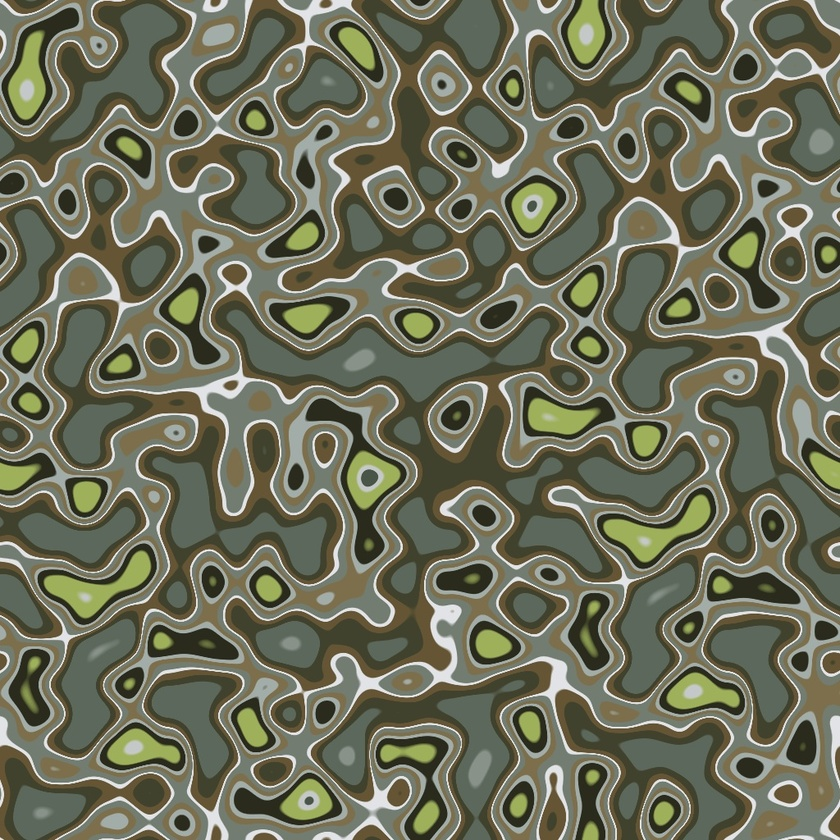
#> input picture example/bamboo_forest.camo.12.1024.jpg, 840 x 840 px, shrunk from 1024 x 1024 before the run
$ python make_camo.py -i example/bamboo_forest.camo.12.1024.jpg
#> lines starting #> are read from the running program, lines starting #| are printed output that depends on the picture
### cluster_image.py
import numpy as np
import cv2
from sklearn.cluster import KMeans

from typing import Tuple

def cluster_img_colors(
        img: np.ndarray,
        num_clusters: int,
) -> Tuple[np.ndarray, np.ndarray, np.ndarray]:
    """Here is a lovely empty docstring
    """
    kmeans = KMeans(n_clusters=num_clusters)
    kmeans.fit(img.reshape((-1, 3)))
    buckets = kmeans.predict(img.reshape((-1, 3)))
    colors = kmeans.cluster_centers_
    reduced = colors[buckets, :]
    palette = colors[sorted(buckets), :][::img.shape[0], :].reshape((-1, 1, 3))
    palette = np.hstack([palette for i in range(img.shape[1] // 5)])
    return colors, reduced.reshape(img.shape), palette

# [23 lines that do not run on import are left out]

### make_camo.py
import numpy as np
import cv2
from cluster_image import cluster_img_colors
from perlin_noise import PerlinNoise
from typing import Optional


def make_camo_patch(
        palette: np.ndarray,
        size: int,
        octaves: int = 15,
        seed: Optional[int] = None,
) -> np.ndarray:
    """Makes a tileable camo patch from a palette.
    """
    palette = cv2.filter2D(palette, -1, np.ones((25,1))) / 25
    palette = np.array(np.clip(palette, 0, 255), dtype=np.uint8)
    xs = np.linspace(0,1,size)
    ys = np.linspace(0,1,size)
    noise = PerlinNoise(octaves=octaves, seed=seed)
    print("About to create big perlin noise image")
    lookups = np.array(
        [[noise([x, y], tile_sizes=[1,1]) for x in xs]
         for y in ys
         ]
    )
    print("Created big perlin noise image")
    lookup_inv_cdf = np.array(sorted(lookups.reshape((-1,)).tolist()))
    lookup_approx_cdf = np.polyfit(
        lookup_inv_cdf,
        np.linspace(0.0, 1.0, lookup_inv_cdf.shape[0]),
        deg=6
    )
    lookups = np.polyval(lookup_approx_cdf, lookups)
    print("Fit and applied cdf polynomial to perlin noise range")
    range = [np.min(lookups), np.max(lookups)]
    lookups = palette.shape[0] * (lookups - range[0]) / (range[1] - range[0])
    lookups = np.array(
        np.clip(
            np.round(lookups), 0, palette.shape[0] - 1),
        dtype='int',
    )
    colors = palette[lookups, 0, :]
    return colors

if __name__ == "__main__":
    import argparse
    from pathlib import Path
    parser = argparse.ArgumentParser()
    parser.add_argument('--input', '-i',
                        type=Path,
                        help="input image file")
    parser.add_argument('--size', '-s',
                        type=int,
                        default=256,
                        required=False,
                        help="Output camo image dimensions")
    parser.add_argument('--seed',
                        type=int,
                        required=False,
                        default=None,
                        help="Seed for perlin noise")
    parser.add_argument('--octaves',
                        type=int,
                        required=False,
                        default=15,
                        help="Octaves for perlin noise")
    parser.add_argument('--num-clusters', '-n',
                        type=int,
                        default=5,
                        help="Number of clusters")
    args = parser.parse_args()
    img = cv2.imread(str(args.input))
#> img is the input picture: shape (840, 840, 3); mean B, G, R 90, 110.8, 109.3
    colors, reduced, pal = cluster_img_colors(
        img,
        num_clusters = args.num_clusters,
    )
#> in cluster_img_colors, `palette = colors[sorted(buckets), :][::img.shape[0], :].reshape((-1, 1..`: palette = 840 rows, first 8: [39.64, 59.03, 58.5], [39.64, 59.03, 58.5], [39.64, 59.03, 58.5], [39.64, 59.03, 58.5], [39.64, 59.03, 58.5], [39.64, 59.03, 58.5], [39.64, 59.03, 58.5], [39.64, 59.03, 58.5]
#> in cluster_img_colors, `palette = np.hstack([palette for i in range(img.shape[1] // 5)])`:
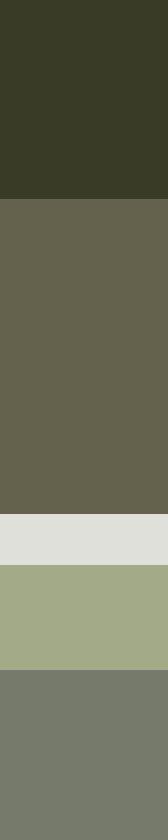
#> palette: shape (840, 168, 3) float64; mean B, G, R 90, 110.8, 109.2
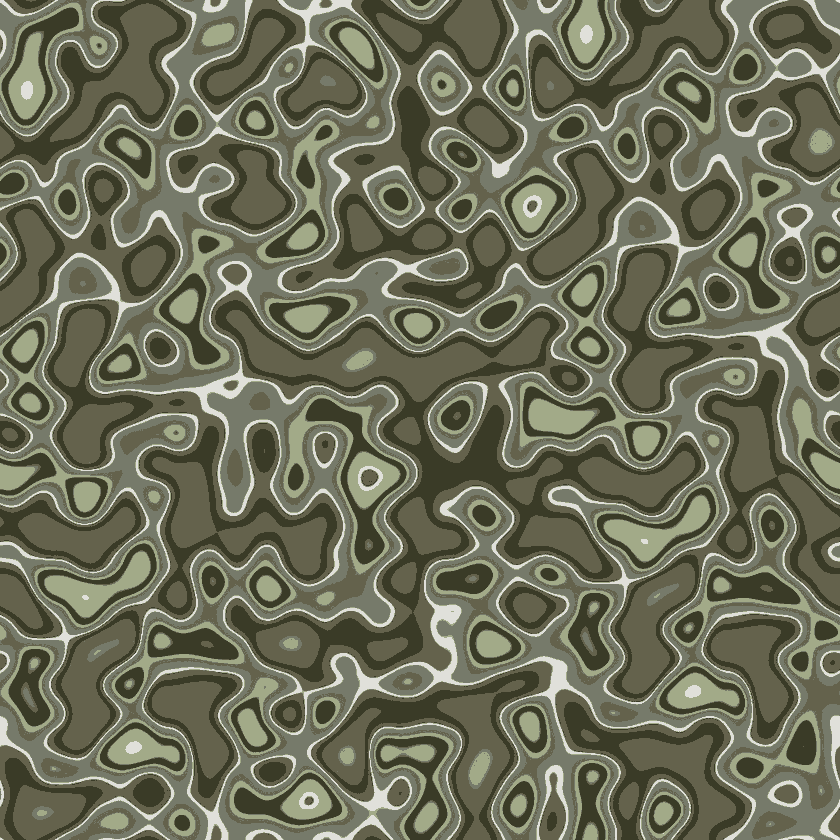
#> reduced: shape (840, 840, 3) float64; mean B, G, R 90.1, 110.8, 109.3
#> colors = [[39.64, 59.03, 58.5], [76.43, 98.65, 100], [218.7, 224.3, 224.4], [136.5, 170.6, 162.2], [106.9, 122.7, 118.4]]
    output_filename = args.input.with_stem(
        args.input.stem +
        f".camo.{args.num_clusters}.{args.size}",
    )
    camo = make_camo_patch(
        pal, args.size,
        octaves = args.octaves,
        seed = args.seed,
    )
#> in make_camo_patch, `palette = cv2.filter2D(palette, -1, np.ones((25,1))) / 25`:
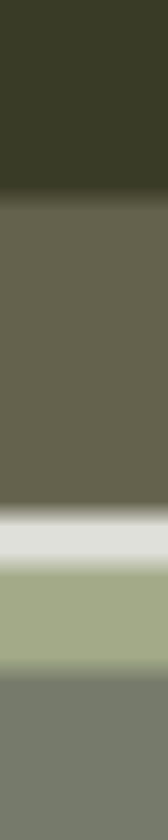
#> palette: shape (840, 168, 3) float64; mean of channels 0, 1, 2 90, 110.8, 109.2; drawn as B, G, R
#> (the run stopped early here; a loop or call above may not have finished)

$ run again, on example/bamboo_forest.jpg
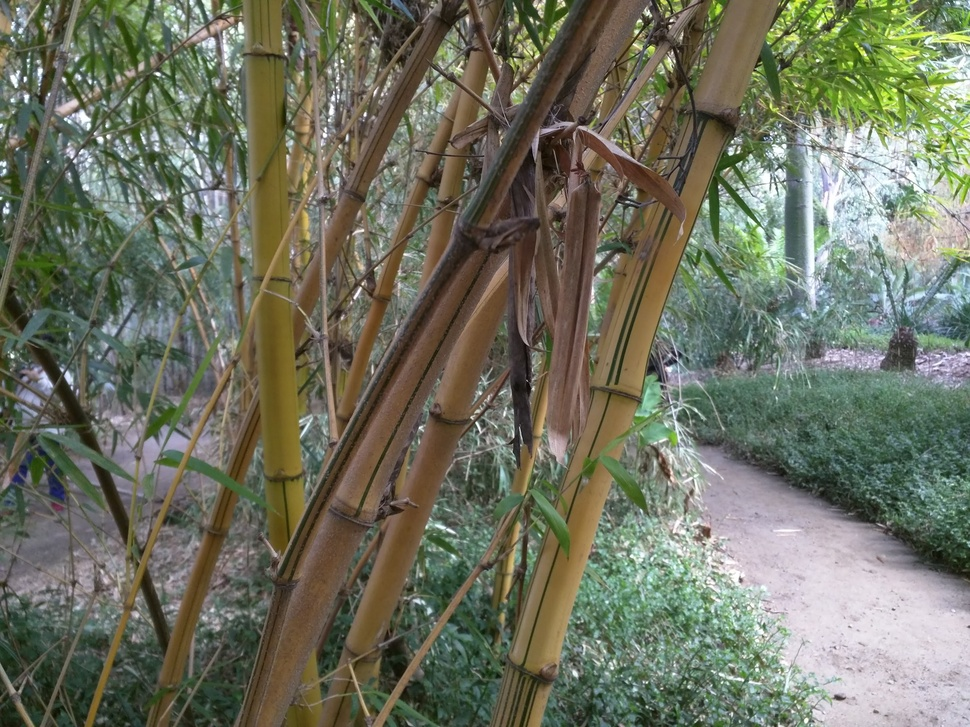
#> input picture example/bamboo_forest.jpg, 970 x 727 px, shrunk from 2486 x 1864 before the run
#> img is the input picture: shape (727, 970, 3); mean B, G, R 96.3, 113.8, 110.8
#> in cluster_img_colors, `palette = colors[sorted(buckets), :][::img.shape[0], :].reshape((-1, 1..`: palette = 970 rows, first 8: [101.6, 120.4, 115.8], [101.6, 120.4, 115.8], [101.6, 120.4, 115.8], [101.6, 120.4, 115.8], [101.6, 120.4, 115.8], [101.6, 120.4, 115.8], [101.6, 120.4, 115.8], [101.6, 120.4, 115.8]
#> `colors, reduced, pal = cluster_img_colors( img, num_clusters = args.nu..`:
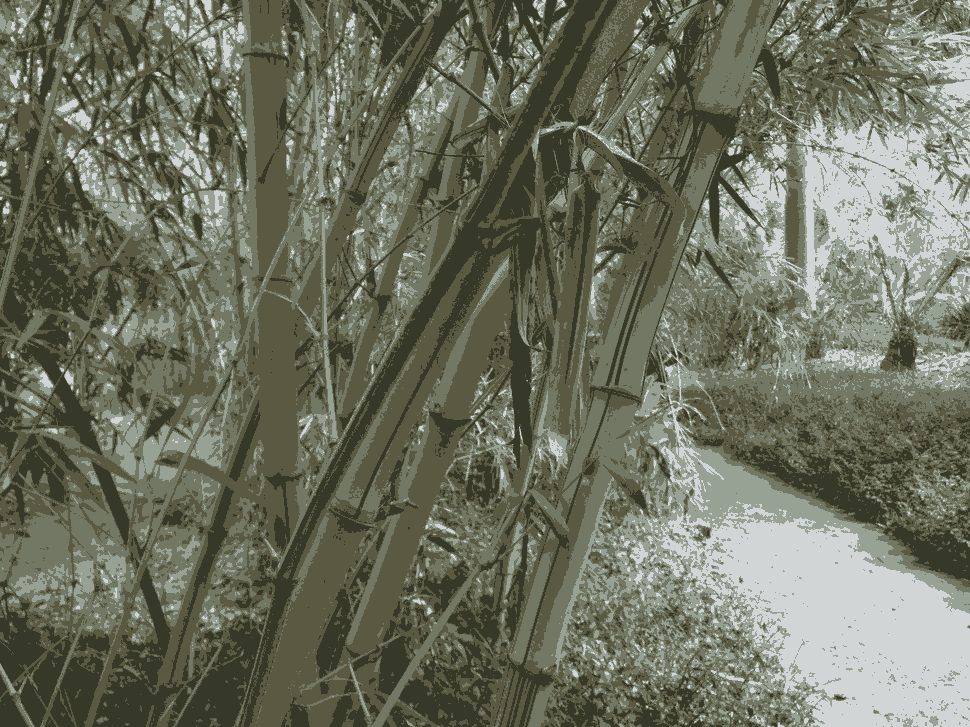
#> reduced: shape (727, 970, 3) float64; mean B, G, R 96.2, 113.7, 110.7
#> colors = [[101.6, 120.4, 115.8], [214.3, 213.3, 210.7], [148.9, 162.2, 151.3], [39.12, 57.33, 54.68], [66.08, 89.65, 90.98]]
#> in make_camo_patch, `palette = cv2.filter2D(palette, -1, np.ones((25,1))) / 25`:
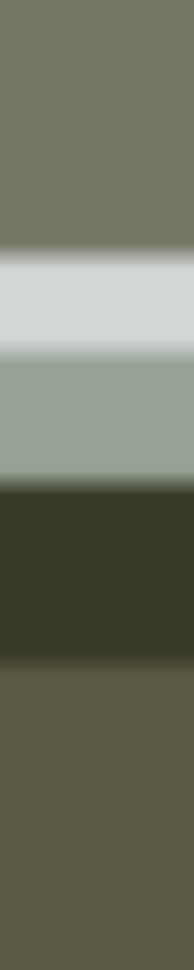
#> palette: shape (970, 194, 3) float64; mean of channels 0, 1, 2 96.3, 113.8, 110.8; drawn as B, G, R

$ run again, on example/bamboo_forest.palette.12.jpg
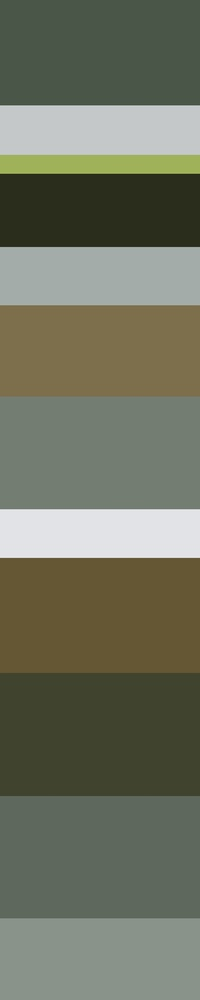
#> input picture example/bamboo_forest.palette.12.jpg, 200 x 1000 px, shrunk from 497 x 2486 before the run
#> img is the input picture: shape (1000, 200, 3); mean B, G, R 96.4, 113.9, 110.6
#> in cluster_img_colors, `palette = colors[sorted(buckets), :][::img.shape[0], :].reshape((-1, 1..`: palette = 200 rows, first 8: [215, 213.3, 210.7], [215, 213.3, 210.7], [215, 213.3, 210.7], [215, 213.3, 210.7], [215, 213.3, 210.7], [215, 213.3, 210.7], [215, 213.3, 210.7], [215, 213.3, 210.7]
#> `colors, reduced, pal = cluster_img_colors( img, num_clusters = args.nu..`:
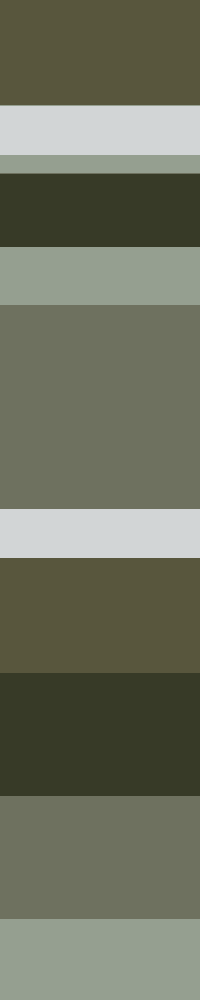
#> reduced: shape (1000, 200, 3) float64; mean B, G, R 96.4, 113.9, 110.6
#> colors = [[215, 213.3, 210.7], [61.62, 86.5, 88.04], [95.54, 113.4, 110.1], [144, 159.7, 149.3], [39.29, 58.85, 55.83]]
#> in make_camo_patch, `palette = cv2.filter2D(palette, -1, np.ones((25,1))) / 25`:
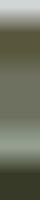
#> palette: shape (200, 40, 3) float64; mean of channels 0, 1, 2 96.6, 114, 110.8; drawn as B, G, R
